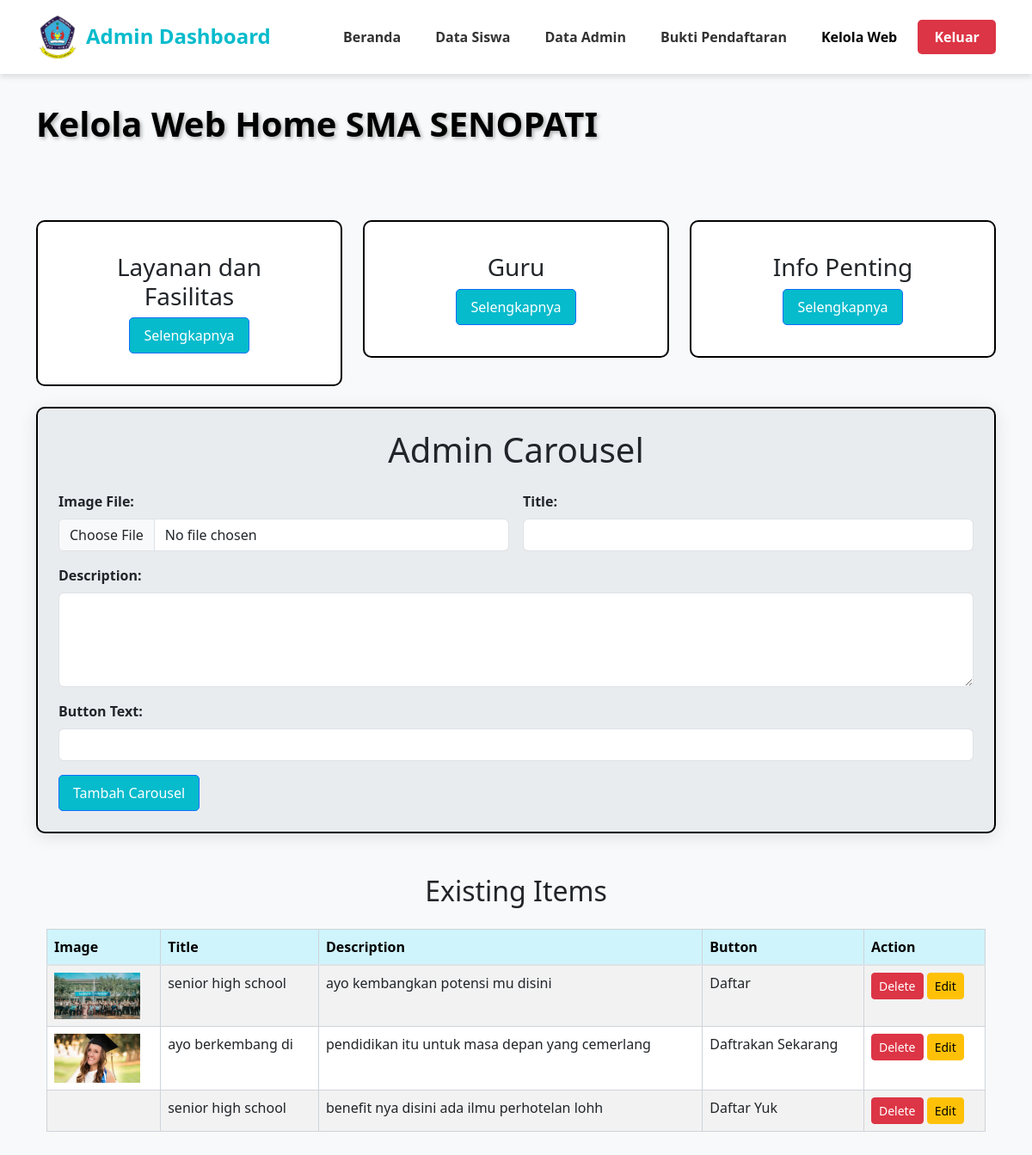
Screenshot of /admin_home.php (signed in) with the database file from the repository.
### tables this page shows
CREATE TABLE `carousel` (
  `id` int(11) NOT NULL,
  `title` varchar(255) NOT NULL,
  `description` text NOT NULL,
  `image_url` varchar(255) NOT NULL,
  `button_text` varchar(100) DEFAULT NULL
);

### admin_home.php (the view, shortened to what this page needs)
<?php include "koneksi.php" ;
$result = $conn->query("SELECT * FROM carousel");
?>
<!DOCTYPE html>
<html lang="en">
<head>
    <link href="https://cdn.jsdelivr.net/npm/bootstrap@5.3.0/dist/css/bootstrap.min.css" rel="stylesheet">
</head>
<body>
    <nav class="navbar">
        <div class="container">
            <div class="d-flex justify-content-between align-items-center w-100">
                <div class="navbar-brand">
                    <img src="img/LOGO_SMA.gif" alt="SMA SENOPATI Logo">
                    <h2>Admin Dashboard</h2>
                </div>
                <div class="nav-wrapper" id="navWrapper">
                    <a href="beranda.php" class="nav-link">Beranda</a>
                    <a href="data_siswa.php" class="nav-link">Data Siswa</a>
                    <a href="admin_menejemen.php" class="nav-link">Data Admin</a>
                    <a href="adminUpload.php" class="nav-link">Bukti Pendaftaran</a>
                    <div class="dropdown">
                        <span class="dropdown-btn">Kelola Web</span>
                    </div>
                    <a href="logout.php" class="logout-btn">Keluar</a>
                </div>
            </div>
        </div>
    </nav>
    <header class="admin-header py-5">
        <div class="container">
            <h1 class="display-6 fw-bold">Kelola Web Home SMA SENOPATI</h1>
        </div>
    </header>
    <div class="container mt-4">
        <div class="row justify-content-center g-4">
            <div class="col-md-4">
            <div class="card text-center bordered-card">
                    <div class="card-body">
                        <h3 class="card-title">Layanan dan Fasilitas</h3>
                        <a href="konten_home_layanan.php" class="btn btn-primary">Selengkapnya</a>
                    </div>
                </div>
            </div>
            <div class="col-md-4">
            <div class="card text-center bordered-card">
                    <div class="card-body">
                        <h3 class="card-title">Guru</h3>
                        <a href="konten_guru.php" class="btn btn-primary">Selengkapnya</a>
                    </div>
                </div>
            </div>
            <div class="col-md-4">
            <div class="card text-center bordered-card">
                    <div class="card-body">
                        <h3 class="card-title">Info Penting</h3>
                        <a href="konten_info_penting.php" class="btn btn-primary">Selengkapnya</a>
                    </div>
                </div>
            </div>
        </div>
    </div>
    <div class="container my-4">
        <div class="content-card p-4 bordered-form">
            <h1 class="text-center text-purple mb-4">Admin Carousel</h1>
            <form method="POST" enctype="multipart/form-data" class="row g-3">
                <div class="col-md-6">
                    <label class="form-label">Image File:</label>
                    <input type="file" class="form-control" name="image_file" accept="image/*" required>
                </div>
                <div class="col-md-6">
                    <label class="form-label">Title:</label>
                    <input type="text" class="form-control" name="title" required>
                </div>
                <div class="col-12">
                    <label class="form-label">Description:</label>
                    <textarea class="form-control" name="description" rows="4" required></textarea>
                </div>
                <div class="col-12">
                    <label class="form-label">Button Text:</label>
                    <input type="text" class="form-control" name="button_text" required>
                </div>
                <div class="col-12">
                    <button type="submit" class="btn btn-primary w-30">Tambah Carousel</button>
                </div>
            </form>
    </div>
    <div class="container mt-5">
        <h2 class="text-center text-purple my-4">Existing Items</h2>
        <div class="table-responsive">
            <table class="table table-striped table-hover">
                <thead class="table-info">
                        <tr>
                            <th>Image</th>
                            <th>Title</th>
                            <th>Description</th>
                            <th>Button</th>
                            <th>Action</th>
                        </tr>
                    </thead>
                    <tbody>
                        <?php while ($row = $result->fetch_assoc()): ?>
                            <tr>
                                <td><img src="<?php echo $row['image_url']; ?>" alt="" class="img-fluid" style="max-width: 100px;"></td>
                                <td><?php echo $row['title']; ?></td>
                                <td><?php echo $row['description']; ?></td>
                                <td><?php echo $row['button_text']; ?></td>
                                <td><a href="delete_carousel.php?id=<?php echo $row['id']; ?>" class="btn btn-danger btn-sm">Delete</a>
                                <a href="edit_konten_carousel.php?id=<?php echo $row['id']; ?>" class="btn btn-warning btn-sm">Edit</a>
                            </td>
                            </tr>
                        <?php endwhile; ?>
                    </tbody>
                </table>
            </div>
        </div>
    </div>
</body>
</html>

### admin_home.php (style rules this page uses)
body { background-color: #f8f9fa; }
.navbar { background-color: white; box-shadow: 0 4px 6px rgba(0,0,0,0.1); padding: 0.8rem 0; position: fixed; top: 0; width: 100%; z-index: 1000; }
.navbar-brand { display: flex; align-items: center; gap: 0.5rem; }
.navbar-brand img { width: 50px; height: 50px; object-fit: contain; }
.navbar-brand h2 { margin: 0; color: #06BBCC; font-weight: 600; font-size: clamp(1.2rem, 3vw, 1.5rem); }
.nav-wrapper { display: flex; align-items: center; gap: 0.5rem; font-weight: bold; }
.nav-link { color: #333; text-decoration: none; padding: 0.5rem 1rem; border-radius: 5px; transition: all 0.3s ease; white-space: nowrap; }
.dropdown { position: relative; }
.dropdown-btn { color: black; padding: 0.5rem 1rem; border-radius: 5px; transition: all 0.3s ease; cursor: pointer; white-space: nowrap; }
.logout-btn { background-color: #dc3545; color: white; padding: 0.5rem 1.2rem; border-radius: 5px; text-decoration: none; transition: all 0.3s ease; white-space: nowrap; }
.admin-header { background-size: cover; background-position: center; padding: clamp(4rem, 10vw, 8rem) 0 clamp(2rem, 5vw, 4rem); margin-top: 72px; }
.admin-header h1 { font-size: clamp(1.8rem, 5vw, 2.5rem); font-weight: 700; margin-bottom: 1rem; text-shadow: 2px 2px 4px rgba(0,0,0,0.3); color: black; }
.card { transition: transform 0.3s ease, box-shadow 0.3s ease; }
.card a, .btn-primary { display: inline-block; background-color: #06BBCC; color: white; text-decoration: none; padding: 0.5rem 1rem; border-radius: 5px; transition: background-color 0.3s; }
.content-card { background: white; border-radius: 10px; box-shadow: 0 4px 20px rgba(0, 0, 0, 0.1); }
.bordered-table, .bordered-form { border: 2px solid black; padding: 20px; border-radius: 10px; background-color: #e9ecef; }
.bordered-card { border: 2px solid black; padding: 20px; border-radius: 10px; }
.form-label { font-weight: bold; }
.table { border: 1px solid #dee2e6; }
.table th, .table td { border: 1px solid #ced4da; }
.table thead th { border-bottom: 2px solid #dee2e6; }

### rows the page displays
carousel: image_url (picture), title "senior high school", description "ayo kembangkan potensi mu disini", button_text "Daftar"
carousel: image_url (picture), title "ayo berkembang di", description "pendidikan itu untuk masa depan yang cemerlang", button_text "Daftrakan Sekarang"
carousel: title "senior high school", description "benefit nya disini ada ilmu perhotelan lohh", button_text "Daftar Yuk"
